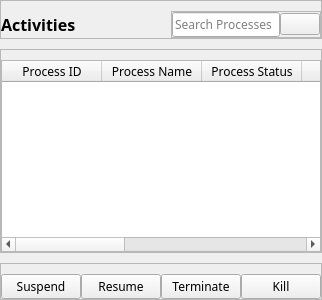
            <widget class="QWidget" name="activities">
             <layout class="QVBoxLayout" name="verticalLayout_4">
              <property name="spacing">
               <number>10</number>
              </property>
              <property name="leftMargin">
               <number>0</number>
              </property>
              <property name="topMargin">
               <number>0</number>
              </property>
              <property name="rightMargin">
               <number>0</number>
              </property>
              <property name="bottomMargin">
               <number>0</number>
              </property>
              <item>
               <widget class="QFrame" name="frame_2">
                <property name="frameShape">
                 <enum>QFrame::Shape::StyledPanel</enum>
                </property>
                <property name="frameShadow">
                 <enum>QFrame::Shadow::Raised</enum>
                </property>
                <layout class="QHBoxLayout" name="horizontalLayout_11">
                 <property name="spacing">
                  <number>0</number>
                 </property>
                 <property name="leftMargin">
                  <number>0</number>
                 </property>
                 <property name="topMargin">
                  <number>10</number>
                 </property>
                 <property name="rightMargin">
                  <number>0</number>
                 </property>
                 <property name="bottomMargin">
                  <number>0</number>
                 </property>
                 <item>
                  <widget class="QLabel" name="label_56">
                   <property name="font">
                    <font>
                     <family>Asus Rog</family>
                     <pointsize>12</pointsize>
                     <bold>true</bold>
                    </font>
                   </property>
                   <property name="text">
                    <string>Activities</string>
                   </property>
                  </widget>
                 </item>
                 <item alignment="Qt::AlignmentFlag::AlignRight">
                  <widget class="QFrame" name="frame_5">
                   <property name="frameShape">
                    <enum>QFrame::Shape::StyledPanel</enum>
                   </property>
                   <property name="frameShadow">
                    <enum>QFrame::Shadow::Raised</enum>
                   </property>
                   <layout class="QHBoxLayout" name="horizontalLayout_12">
                    <property name="spacing">
                     <number>0</number>
                    </property>
                    <property name="leftMargin">
                     <number>0</number>
                    </property>
                    <property name="topMargin">
                     <number>0</number>
                    </property>
                    <property name="rightMargin">
                     <number>0</number>
                    </property>
                    <property name="bottomMargin">
                     <number>0</number>
                    </property>
                    <item>
                     <widget class="QLineEdit" name="lineEdit">
                      <property name="font">
                       <font>
                        <family>Asus Rog</family>
                       </font>
                      </property>
                      <property name="inputMask">
                       <string/>
                      </property>
                      <property name="text">
                       <string/>
                      </property>
                      <property name="placeholderText">
                       <string>Search Processes</string>
                      </property>
                     </widget>
                    </item>
                    <item>
                     <widget class="QPushButton" name="pushButton_11">
                      <property name="text">
                       <string/>
                      </property>
                      <property name="icon">
                       <iconset resource="FRONT/Qss/icons/_icons.qrc">
                        <normaloff>:/feather/icons/feather/search.png</normaloff>:/feather/icons/feather/search.png</iconset>
                      </property>
                     </widget>
                    </item>
                   </layout>
                  </widget>
                 </item>
                </layout>
               </widget>
              </item>
              <item>
               <widget class="QFrame" name="frame_3">
                <property name="frameShape">
                 <enum>QFrame::Shape::StyledPanel</enum>
                </property>
                <property name="frameShadow">
                 <enum>QFrame::Shadow::Raised</enum>
                </property>
                <layout class="QVBoxLayout" name="verticalLayout_7">
                 <property name="spacing">
                  <number>0</number>
                 </property>
                 <property name="leftMargin">
                  <number>0</number>
                 </property>
                 <property name="topMargin">
                  <number>10</number>
                 </property>
                 <property name="rightMargin">
                  <number>0</number>
                 </property>
                 <property name="bottomMargin">
                  <number>0</number>
                 </property>
                 <item>
                  <widget class="QTableWidget" name="tableWidget">
                   <property name="font">
                    <font>
                     <family>Asus Rog</family>
                    </font>
                   </property>
                   <column>
                    <property name="text">
                     <string>Process ID</string>
                    </property>
                    <property name="font">
                     <font>
                      <family>Asus Rog</family>
                     </font>
                    </property>
                   </column>
                   <column>
                    <property name="text">
                     <string>Process Name</string>
                    </property>
                    <property name="font">
                     <font>
                      <family>Asus Rog</family>
                     </font>
                    </property>
                   </column>
                   <column>
                    <property name="text">
                     <string>Process Status</string>
                    </property>
                    <property name="font">
                     <font>
                      <family>Asus Rog</family>
                     </font>
                    </property>
                   </column>
                   <column>
                    <property name="text">
                     <string>Started</string>
                    </property>
                    <property name="font">
                     <font>
                      <family>Asus Rog</family>
                     </font>
                    </property>
                   </column>
                   <column>
                    <property name="text">
                     <string>Suspend</string>
                    </property>
                    <property name="font">
                     <font>
                      <family>Asus Rog</family>
                     </font>
                    </property>
                   </column>
                   <column>
                    <property name="text">
                     <string>Resume</string>
                    </property>
                    <property name="font">
                     <font>
                      <family>Asus Rog</family>
                     </font>
                    </property>
                   </column>
                   <column>
                    <property name="text">
                     <string>Terminate</string>
                    </property>
                    <property name="font">
                     <font>
                      <family>Asus Rog</family>
                     </font>
                    </property>
                   </column>
                   <column>
                    <property name="text">
                     <string>Kill</string>
                    </property>
                    <property name="font">
                     <font>
                      <family>Asus Rog</family>
                     </font>
                    </property>
                   </column>
                  </widget>
                 </item>
                </layout>
               </widget>
              </item>
              <item>
               <widget class="QFrame" name="frame_4">
                <property name="frameShape">
                 <enum>QFrame::Shape::StyledPanel</enum>
                </property>
                <property name="frameShadow">
                 <enum>QFrame::Shadow::Raised</enum>
                </property>
                <layout class="QHBoxLayout" name="horizontalLayout_13">
                 <property name="spacing">
                  <number>0</number>
                 </property>
                 <property name="leftMargin">
                  <number>0</number>
                 </property>
                 <property name="topMargin">
                  <number>10</number>
                 </property>
                 <property name="rightMargin">
                  <number>0</number>
                 </property>
                 <property name="bottomMargin">
                  <number>0</number>
                 </property>
                 <item>
                  <widget class="QPushButton" name="pushButton_12">
                   <property name="font">
                    <font>
                     <family>Asus Rog</family>
                    </font>
                   </property>
                   <property name="text">
                    <string>Suspend</string>
                   </property>
                  </widget>
                 </item>
                 <item>
                  <widget class="QPushButton" name="pushButton_13">
                   <property name="font">
                    <font>
                     <family>Asus Rog</family>
                    </font>
                   </property>
                   <property name="text">
                    <string>Resume</string>
                   </property>
                  </widget>
                 </item>
                 <item>
                  <widget class="QPushButton" name="pushButton_14">
                   <property name="font">
                    <font>
                     <family>Asus Rog</family>
                    </font>
                   </property>
                   <property name="text">
                    <string>Terminate</string>
                   </property>
                  </widget>
                 </item>
                 <item>
                  <widget class="QPushButton" name="pushButton_15">
                   <property name="font">
                    <font>
                     <family>Asus Rog</family>
                    </font>
                   </property>
                   <property name="text">
                    <string>Kill</string>
                   </property>
                  </widget>
                 </item>
                </layout>
               </widget>
              </item>
             </layout>
            </widget>
